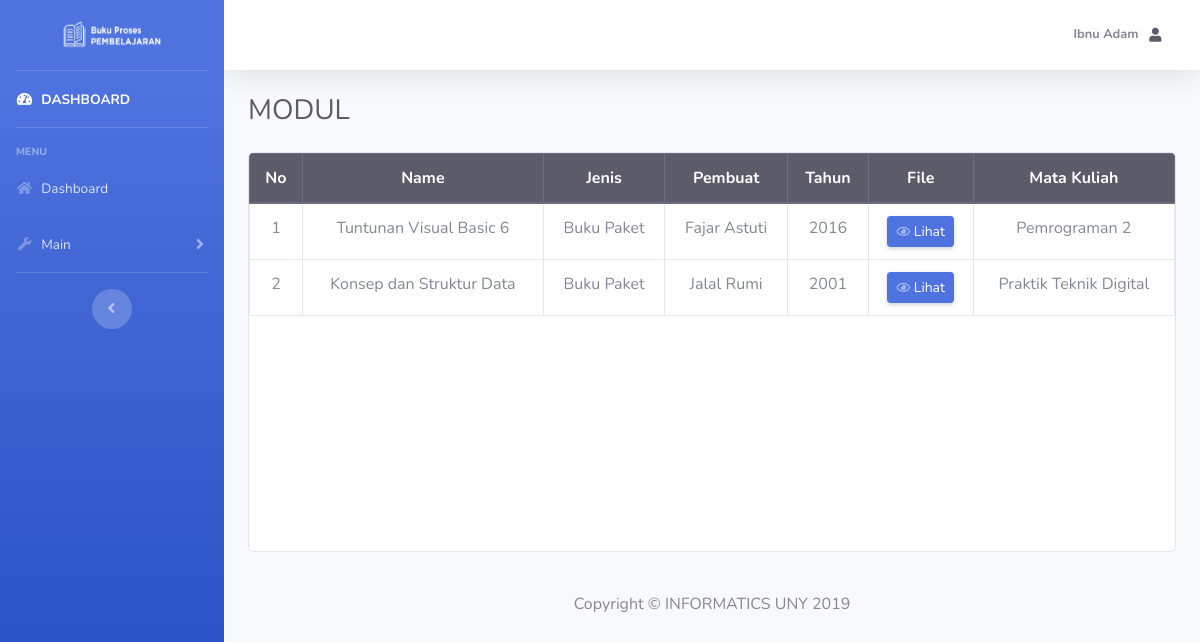
The page /mahasiswa/index.php?page=manage_ba (signed in) on the database its author committed.
### tables this page shows
CREATE TABLE `bahan_ajar` (
  `id` int(6) NOT NULL,
  `name` varchar(50) DEFAULT NULL,
  `jenis` varchar(25) DEFAULT NULL,
  `author` varchar(50) DEFAULT NULL,
  `tahun` int(4) DEFAULT NULL,
  `file_link` text NOT NULL,
  `id_mk` varchar(6) DEFAULT NULL
);

CREATE TABLE `matkul` (
  `id` varchar(6) NOT NULL,
  `name` varchar(50) DEFAULT NULL,
  `sks` int(3) DEFAULT NULL,
  `semester` int(2) DEFAULT NULL,
  `jenis` varchar(25) DEFAULT NULL
);

### mahasiswa/manage_ba.php (the view, shortened to what this page needs)
<table class="table table-hover table-bordered">
    <thead align="center" class="thead-dark">
        <tr>
            <th scope="col">No</th>
            <th scope="col">Name</th>
            <th scope="col">Jenis</th>
            <th scope="col">Pembuat</th>
            <th scope="col">Tahun</th>
            <th scope="col">File</th>
            <th scope="col">Mata Kuliah</th>
        </tr>
    </thead>
    <tbody align="center">
        <?php
        $nim = $_SESSION['nim'];
        $sql = "SELECT DISTINCT ba.`id` AS i, ba.`name` AS a, ba.`jenis` AS b, ba.`author` AS c, ba.`tahun` AS d, mk.`name` AS e, ba.`file_link` AS f FROM mengambil AS m
                JOIN mahasiswa AS mhs ON m.`nim` = mhs.`nim`
                JOIN matkul AS mk ON m.`id_mk` = mk.`id`
                JOIN bahan_ajar AS ba ON mk.`id` = ba.`id_mk`
                WHERE (mhs.`nim` = '$nim')";
        $result = $connect->query($sql);
        if ($result->num_rows > 0) {
            $no = 1;
            while ($row = $result->fetch_assoc()) {
                echo "<tr>";
                echo "<td>" . $no . "</td>";
                echo "<td>" . $row['a'] . "</td>";
                echo "<td>" . $row['b'] . "</td>";
                echo "<td>" . $row['c'] . "</td>";
                echo "<td>" . $row['d'] . "</td>";
                echo "<td><a href=\"" . $row['f'] . "\" target=\"_blank\" class=\"d-none d-sm-inline-block btn btn-sm btn-primary shadow-sm\"><i class=\"far fa-eye fa-sm text-white-50\"></i> Lihat</a></td>";
                echo "<td>" . $row['e'] . "</td>";
                echo "</tr>";
                $no++;
            }
        } else {
            echo "<tr>";
            echo "<td colspan=\"9\"> No more data </td>";
            echo "</tr>";
        }
        ?>
    </tbody>
</table>

### rows shown on the page
bahan_ajar: name "Tuntunan Visual Basic 6", jenis "Buku Paket", author "Fajar Astuti", tahun "2016", id_mk.name "Pemrograman 2"
bahan_ajar: name "Konsep dan Struktur Data", jenis "Buku Paket", author "Jalal Rumi", tahun "2001", id_mk.name "Praktik Teknik Digital"

### other values the page prints
$name "Ibnu Adam"
$titledash "MODUL"
